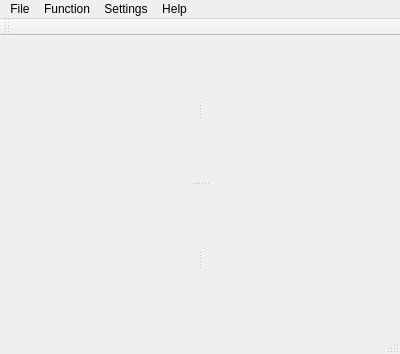
<?xml version="1.0" encoding="UTF-8"?>
<ui version="4.0">
 <class>MainWindow</class>
 <widget class="QMainWindow" name="MainWindow">
  <property name="geometry">
   <rect>
    <x>0</x>
    <y>0</y>
    <width>400</width>
    <height>354</height>
   </rect>
  </property>
  <property name="minimumSize">
   <size>
    <width>0</width>
    <height>0</height>
   </size>
  </property>
  <property name="baseSize">
   <size>
    <width>1024</width>
    <height>768</height>
   </size>
  </property>
  <property name="windowTitle">
   <string>MainWindow</string>
  </property>
  <widget class="QWidget" name="centralWidget">
   <layout class="QVBoxLayout" name="verticalLayout">
    <property name="spacing">
     <number>0</number>
    </property>
    <property name="leftMargin">
     <number>0</number>
    </property>
    <property name="topMargin">
     <number>0</number>
    </property>
    <property name="rightMargin">
     <number>0</number>
    </property>
    <property name="bottomMargin">
     <number>0</number>
    </property>
    <item>
     <widget class="QSplitter" name="splitter">
      <property name="orientation">
       <enum>Qt::Vertical</enum>
      </property>
      <widget class="QWidget" name="widget" native="true">
       <layout class="QGridLayout" name="gridLayout">
        <property name="leftMargin">
         <number>0</number>
        </property>
        <property name="topMargin">
         <number>0</number>
        </property>
        <property name="rightMargin">
         <number>0</number>
        </property>
        <property name="bottomMargin">
         <number>0</number>
        </property>
        <property name="spacing">
         <number>0</number>
        </property>
        <item row="0" column="0">
         <widget class="QSplitter" name="splitter_2">
          <property name="orientation">
           <enum>Qt::Horizontal</enum>
          </property>
          <widget class="QWidget" name="widget1" native="true"/>
          <widget class="QWidget" name="widget3" native="true"/>
         </widget>
        </item>
       </layout>
      </widget>
      <widget class="QWidget" name="widget_2" native="true">
       <layout class="QHBoxLayout" name="horizontalLayout_2">
        <property name="spacing">
         <number>0</number>
        </property>
        <property name="leftMargin">
         <number>0</number>
        </property>
        <property name="topMargin">
         <number>0</number>
        </property>
        <property name="rightMargin">
         <number>0</number>
        </property>
        <property name="bottomMargin">
         <number>0</number>
        </property>
        <item>
         <widget class="QSplitter" name="splitter_3">
          <property name="orientation">
           <enum>Qt::Horizontal</enum>
          </property>
          <widget class="QWidget" name="widget2" native="true"/>
          <widget class="QWidget" name="widget4" native="true"/>
         </widget>
        </item>
       </layout>
      </widget>
     </widget>
    </item>
   </layout>
  </widget>
  <widget class="QMenuBar" name="menuBar">
   <property name="geometry">
    <rect>
     <x>0</x>
     <y>0</y>
     <width>400</width>
     <height>27</height>
    </rect>
   </property>
   <widget class="QMenu" name="menuFile">
    <property name="title">
     <string>File</string>
    </property>
    <addaction name="separator"/>
    <addaction name="actionSave"/>
    <addaction name="actionSave_As"/>
    <addaction name="separator"/>
    <addaction name="actionNew_Project"/>
    <addaction name="actionLoad_Project"/>
    <addaction name="actionEdit_Default_Project_Template"/>
    <addaction name="separator"/>
    <addaction name="actionExport_Variables"/>
    <addaction name="separator"/>
    <addaction name="actionQuit"/>
   </widget>
   <widget class="QMenu" name="menuHelp">
    <property name="title">
     <string>Help</string>
    </property>
    <addaction name="actionAbout"/>
   </widget>
   <widget class="QMenu" name="menuSettings">
    <property name="title">
     <string>Settings</string>
    </property>
    <addaction name="actionGlobal_Settings"/>
   </widget>
   <widget class="QMenu" name="menuFunction">
    <property name="title">
     <string>Function</string>
    </property>
    <addaction name="actionNew_Base_Function"/>
   </widget>
   <addaction name="menuFile"/>
   <addaction name="menuFunction"/>
   <addaction name="menuSettings"/>
   <addaction name="menuHelp"/>
  </widget>
  <widget class="QToolBar" name="mainToolBar">
   <attribute name="toolBarArea">
    <enum>TopToolBarArea</enum>
   </attribute>
   <attribute name="toolBarBreak">
    <bool>false</bool>
   </attribute>
  </widget>
  <widget class="QStatusBar" name="statusBar"/>
  <action name="actionAbout">
   <property name="text">
    <string>About</string>
   </property>
  </action>
  <action name="actionQuit">
   <property name="text">
    <string>Quit</string>
   </property>
  </action>
  <action name="actionLoad_Experimental_Data">
   <property name="text">
    <string>Load Experimental Data</string>
   </property>
  </action>
  <action name="actionSave_As">
   <property name="text">
    <string>Save As...</string>
   </property>
  </action>
  <action name="actionSave">
   <property name="text">
    <string>Save</string>
   </property>
  </action>
  <action name="actionLoad_Project">
   <property name="text">
    <string>Load Project</string>
   </property>
  </action>
  <action name="actionNew_Project">
   <property name="text">
    <string>New Project</string>
   </property>
  </action>
  <action name="actionGlobal_Settings">
   <property name="text">
    <string>Global Settings</string>
   </property>
  </action>
  <action name="actionNew_Base_Function">
   <property name="text">
    <string>New Base Function</string>
   </property>
  </action>
  <action name="actionEdit_Default_Project_Template">
   <property name="text">
    <string>Edit Default Project Template</string>
   </property>
  </action>
  <action name="actionExport_Variables">
   <property name="text">
    <string>Export Variables</string>
   </property>
  </action>
 </widget>
 <layoutdefault spacing="6" margin="11"/>
 <resources/>
 <connections>
  <connection>
   <sender>actionQuit</sender>
   <signal>triggered()</signal>
   <receiver>MainWindow</receiver>
   <slot>close()</slot>
   <hints>
    <hint type="sourcelabel">
     <x>-1</x>
     <y>-1</y>
    </hint>
    <hint type="destinationlabel">
     <x>199</x>
     <y>149</y>
    </hint>
   </hints>
  </connection>
 </connections>
</ui>
